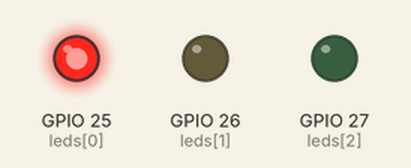
Simulated run of this sketch. Board: ESP32. Shown: output pins drawn as LEDs (lit = HIGH).

Above: at 0.7 s.
At 1.8 s:
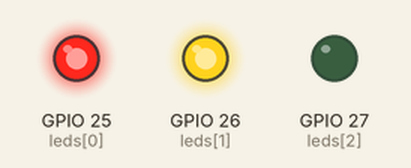
At 4.0 s:
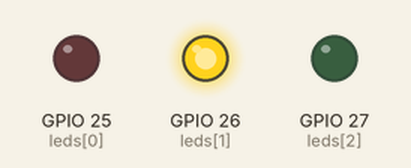
At 11.9 s:
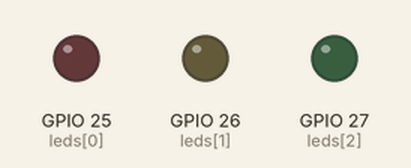
At 15.2 s:
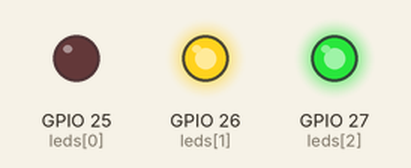
At 18.9 s:
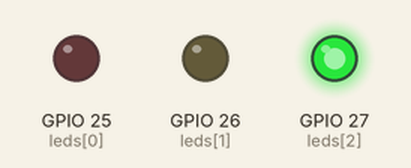
Timing chart, 0 to 20.8 s (numbered marks = the images above):
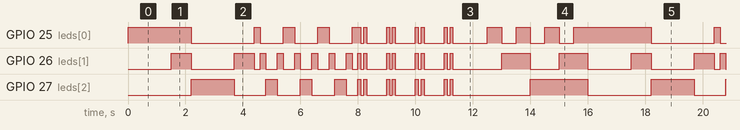

The sketch:

led-patterns.ino
```cpp
// LED patterns: an ESP32 with three LEDs cycling through four patterns.
// Each pattern runs for about 4 seconds, then the next one starts.
//
// LED 1 = red (pin 25), LED 2 = yellow (pin 26), LED 3 = green (pin 27)

int leds[] = {25, 26, 27};  // the three LED pins, stored in an array

void setup() {
  // Set every LED pin as an output
  for (int i = 0; i < 3; i++) {
    pinMode(leds[i], OUTPUT);
  }
}

void loop() {
  trafficLights();
  wave();
  heartbeat();
  binaryCount();
}

// Turns every LED off
void allOff() {
  for (int i = 0; i < 3; i++) {
    digitalWrite(leds[i], LOW);
  }
}

// Pattern 1: UK traffic lights (red, red + amber, green, amber)
void trafficLights() {
  allOff();
  digitalWrite(leds[0], HIGH);   // red
  delay(1500);
  digitalWrite(leds[1], HIGH);   // red + amber
  delay(700);
  allOff();
  digitalWrite(leds[2], HIGH);   // green
  delay(1500);
  allOff();
  digitalWrite(leds[1], HIGH);   // amber
  delay(700);
  allOff();
}

// Pattern 2: Wave. One light runs left to right, then back, 3 times
void wave() {
  for (int rep = 0; rep < 3; rep++) {
    for (int i = 0; i < 3; i++) {      // left to right
      digitalWrite(leds[i], HIGH);
      delay(200);
      digitalWrite(leds[i], LOW);
    }
    for (int i = 2; i >= 0; i--) {     // right to left
      digitalWrite(leds[i], HIGH);
      delay(200);
      digitalWrite(leds[i], LOW);
    }
  }
}

// Pattern 3: Heartbeat. Two quick flashes, then a pause, 4 times
void heartbeat() {
  for (int beat = 0; beat < 4; beat++) {
    for (int flash = 0; flash < 2; flash++) {
      for (int i = 0; i < 3; i++) digitalWrite(leds[i], HIGH);
      delay(100);
      allOff();
      delay(100);
    }
    delay(600);
  }
}

// Pattern 4: Binary counting. The LEDs show the numbers 0 to 7 in binary
void binaryCount() {
  for (int number = 0; number < 8; number++) {
    for (int i = 0; i < 3; i++) {
      // Is bit i of the number a 1? Then that LED is on
      if (bitRead(number, i) == 1) {
        digitalWrite(leds[i], HIGH);
      } else {
        digitalWrite(leds[i], LOW);
      }
    }
    delay(500);
  }
  allOff();
}
```

Measured:
- by itself, GPIO 25 (leds[0]), GPIO 26 (leds[1]), GPIO 27 (leds[2]): moves between LOW and HIGH, repeating every 16.0 s
- by itself, everything shown: repeats every 16.0 s, in 33 steps
